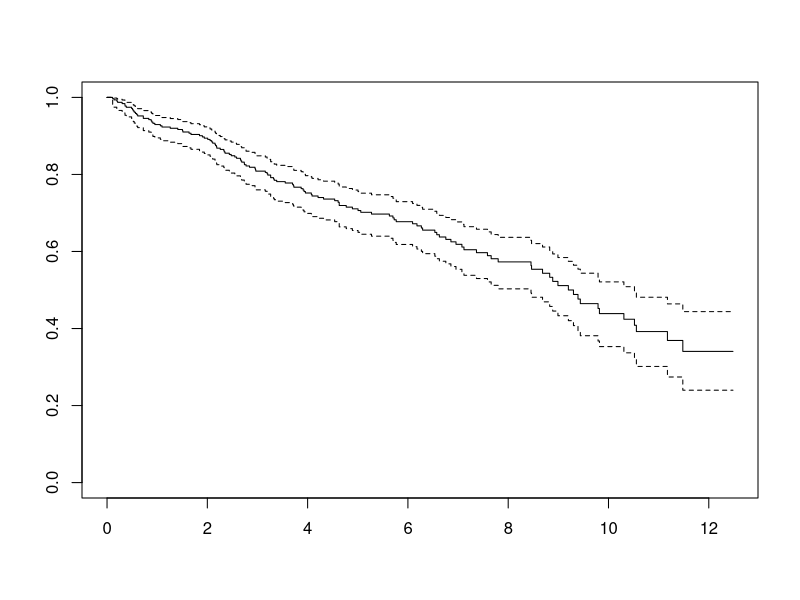
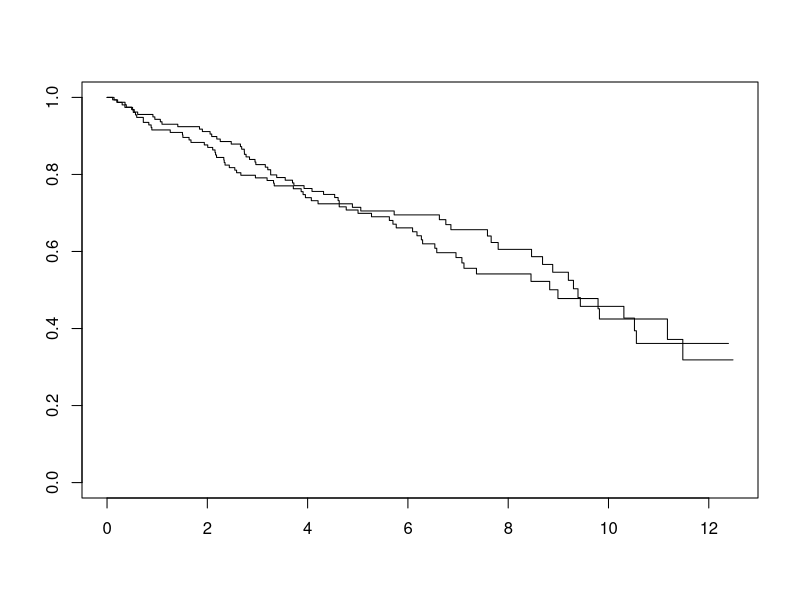
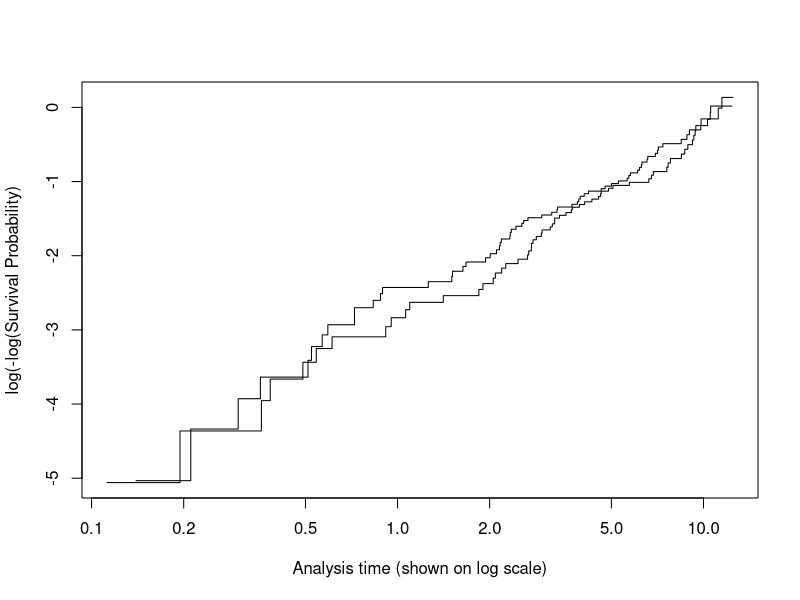
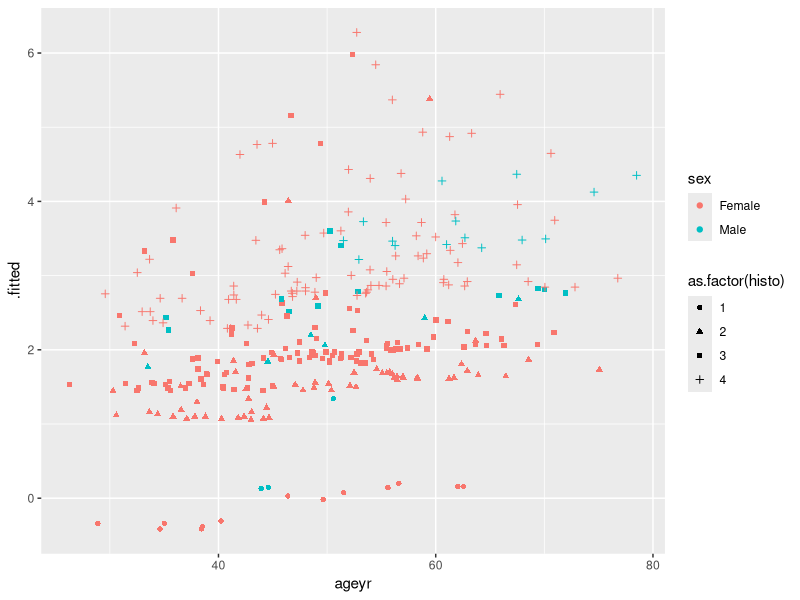
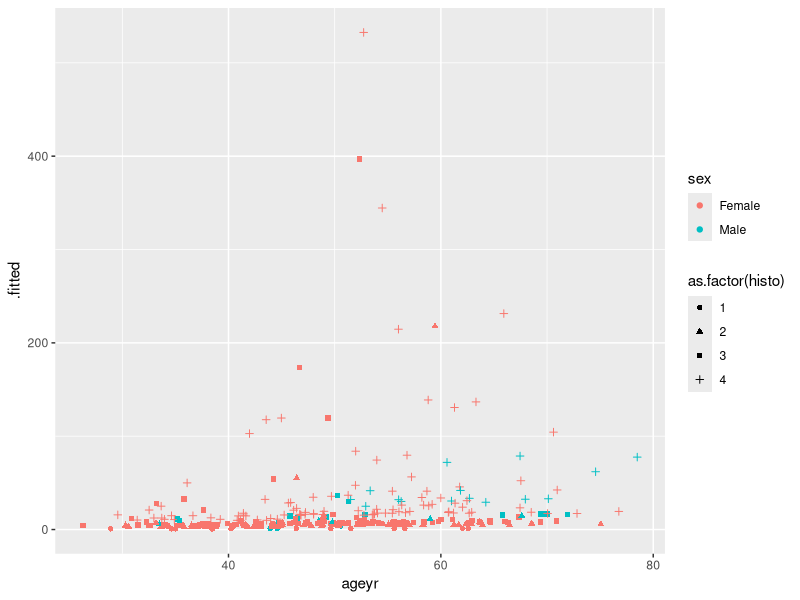
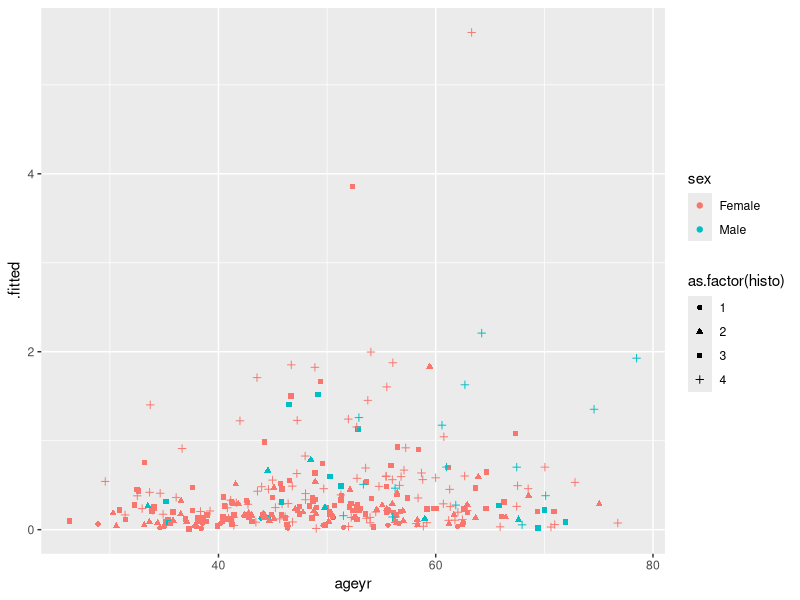
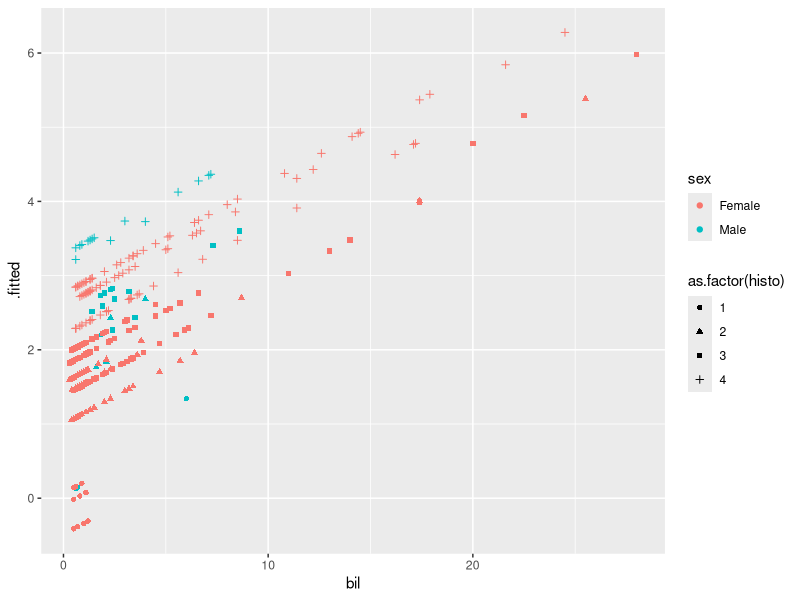
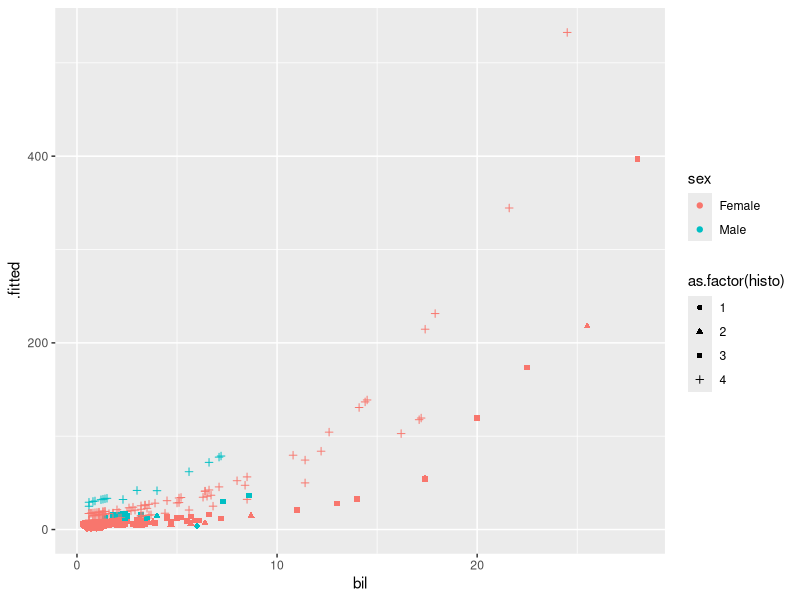

R code for these plots, in order:
## ---- chunk 1
knitr::opts_chunk$set(echo = TRUE)
## ---- chunk 2

library(readr)
pbcData = read_csv("pbctrial.csv")
## ---- chunk 3

dim(pbcData)
str(pbcData)
summary(pbcData)
## ---- chunk 4

# install.packages("survival")
library(survival)
## ---- chunk 5
pbcData$SurvObj = with(pbcData, Surv(survyr, death == 1))

## ---- chunk 6

# estimate survival curves for entire sample
km.overall = survfit(SurvObj ~ 1, data = pbcData,
type="kaplan-meier", conf.type="log-log")
km.overall
summary(km.overall)
# estimate survival curves for drug group
km.drug = survfit(SurvObj ~ drug, data = pbcData,
type="kaplan-meier", conf.type="log-log")
km.drug
summary(km.drug)
## ---- chunk 7

# plot km curves
plot(km.overall)
plot(km.drug)
# log rank test for equality of survivor functions
survdiff(SurvObj ~ drug, data=pbcData)
# complimentary log-log plot
plot(km.drug, fun="cloglog", ylab="log(-log(Survival Probability)",
xlab="Analysis time (shown on log scale)")
## ---- chunk 8

model1 = coxph(SurvObj ~ drug, data = pbcData)
summary(model1)

model2 = coxph(SurvObj ~ sex + bil + as.factor(histo), data = pbcData)
summary(model2)
## ---- chunk 9
# install.packages("skimr")
library(skimr)
skimr::skim(pbcData)
## ---- chunk 10
model3 = coxph(SurvObj ~ sex + bil + as.factor(histo) + as.factor(agecat), data = pbcData)
summary(model3)
## ---- chunk 11
model3 = coxph(SurvObj ~ sex + bil + as.factor(histo) + as.factor(agecat), data = pbcData)
summary(model3)
library(dplyr)
# install.packages("broom")
library(broom)
pbcData %>%
    group_by(sex, drug) %>%
    summarise(med_surv = median(survyr))
pbcData %>%
    group_by(agecat, drug) %>%
    summarise(med_surv = median(survyr))
pbcData %>%
    group_by(histo, drug) %>%
    summarise(med_surv = median(survyr))
## ---- chunk 12
glance(model3)
aug <- augment(model3, pbcData)
risk_aug <- augment(model3, pbcData, type.predict = "risk")
exp_aug <- augment(model3, pbcData, type.predict = "expected")

par(mfrow=c(3,3))
## install.packages("ggplot2")
library(ggplot2)
ggplot(aug, aes(ageyr, .fitted, color = sex, shape = as.factor(histo))) + geom_point()
ggplot(risk_aug, aes(ageyr, .fitted, color = sex, shape = as.factor(histo))) + geom_point()
ggplot(exp_aug, aes(ageyr, .fitted, color = sex, shape = as.factor(histo))) + geom_point()

ggplot(aug, aes(bil, .fitted, color = sex, shape = as.factor(histo))) + geom_point()
ggplot(risk_aug, aes(bil, .fitted, color = sex, shape = as.factor(histo))) + geom_point()
ggplot(exp_aug, aes(bil, .fitted, color = sex, shape = as.factor(histo))) + geom_point()
